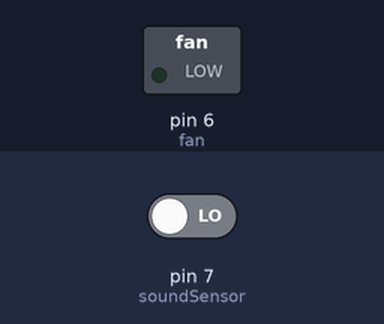
A sketch run on a simulated Arduino Uno, built with avr-gcc and run on an emulated ATmega328P. Parts: switched loads named in the sketch (green lamp = pin HIGH). Dashed ring = blinking. The inputs (shaded band) are chosen by the test bench; at power-on: pin 7 (soundSensor) LOW.

Above: at 1.2 s.
1.3 s: pin 7 (soundSensor) driven HIGH
At 1.55 s:
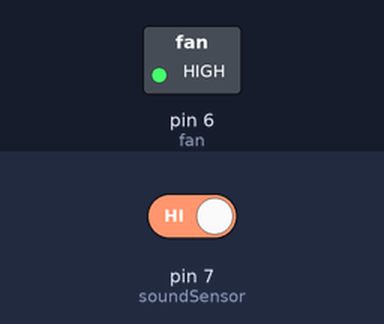
4.3 s: pin 7 (soundSensor) driven LOW
At 4.3 s:
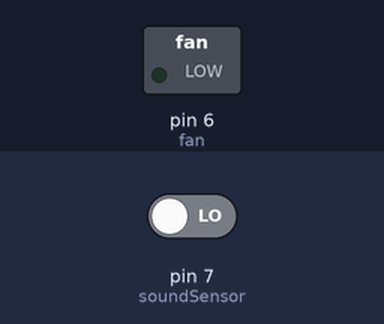
Timing chart, 0 to 7.3 s (numbered marks = the images above; inputs shaded):
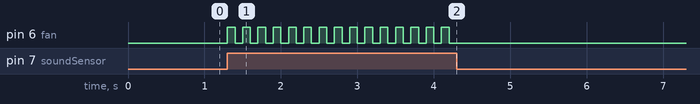

Measured:
- after the input at 1.3 s, pin 6 (fan): alternates HIGH for 0.10 s and LOW for 0.10 s, starting at once
- after the input at 4.3 s, pin 6 (fan): stops changing and stays LOW

The sketch:

ultimatum.ino
```cpp
int soundSensor = 7;
int fan = 6;
boolean fanStatus = false;

void setup() {
    pinMode(soundSensor, INPUT);
    pinMode(fan, OUTPUT);
}

void loop() {
    int data = digitalRead(soundSensor);
    if (data == 1) {
        if (fanStatus == false) {
            fanStatus = true;
            digitalWrite(fan, HIGH);
        } else {
            fanStatus = false;
            digitalWrite(fan, LOW);
        }
    }
    delay(100);
}
```
